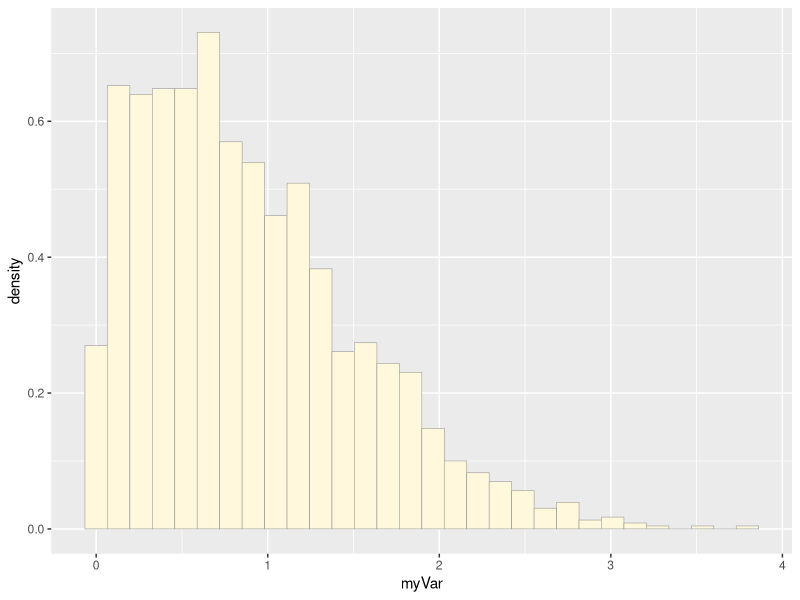
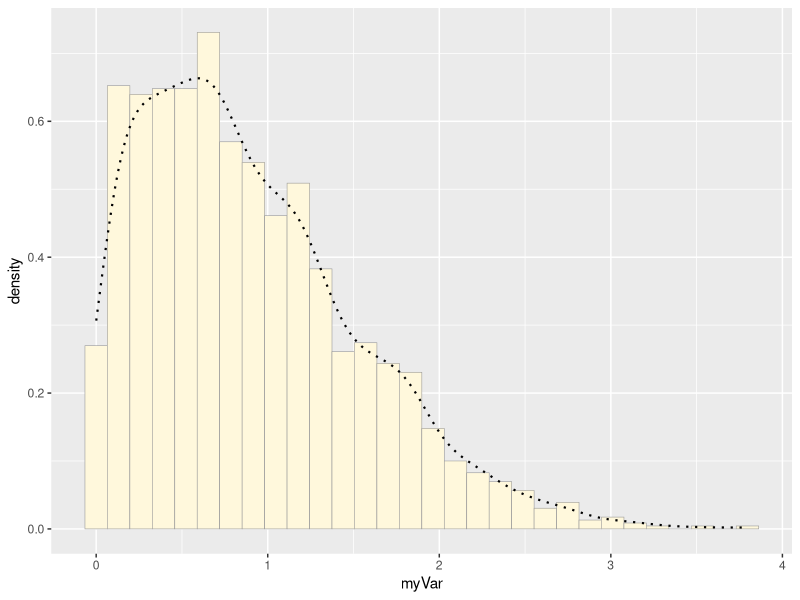
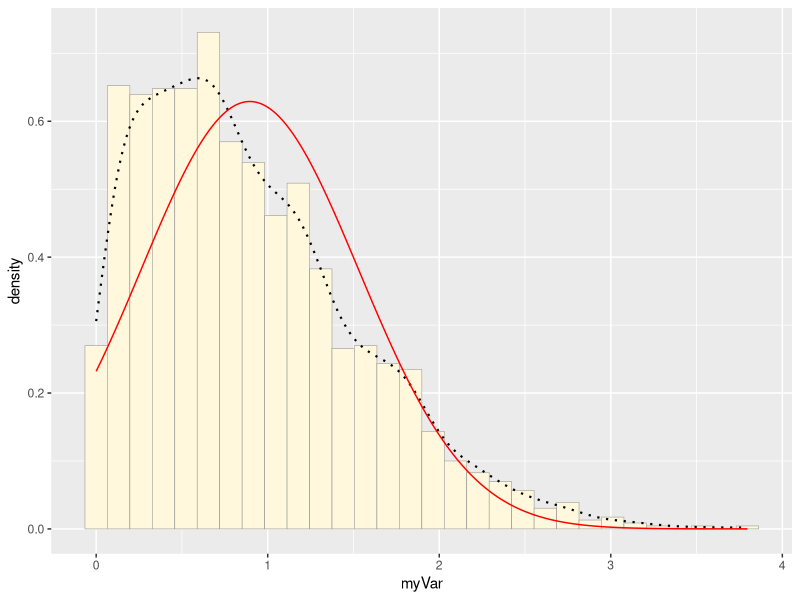
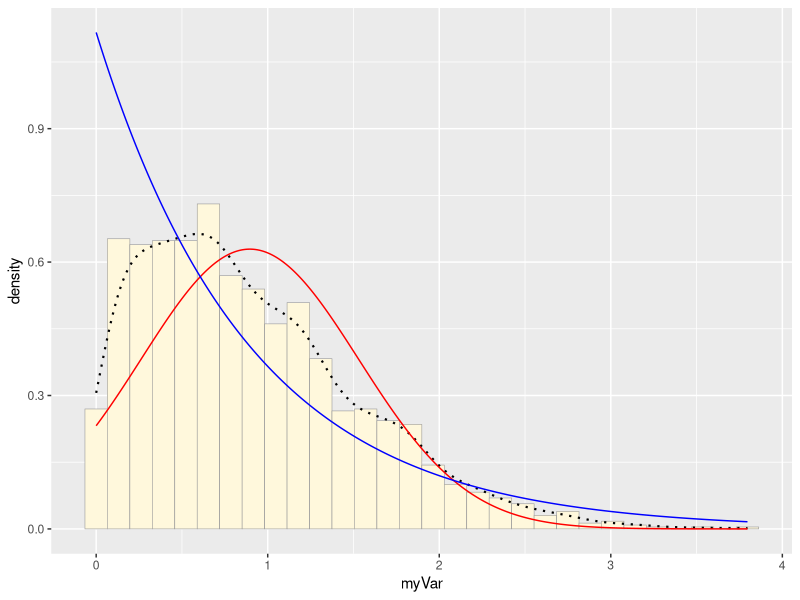
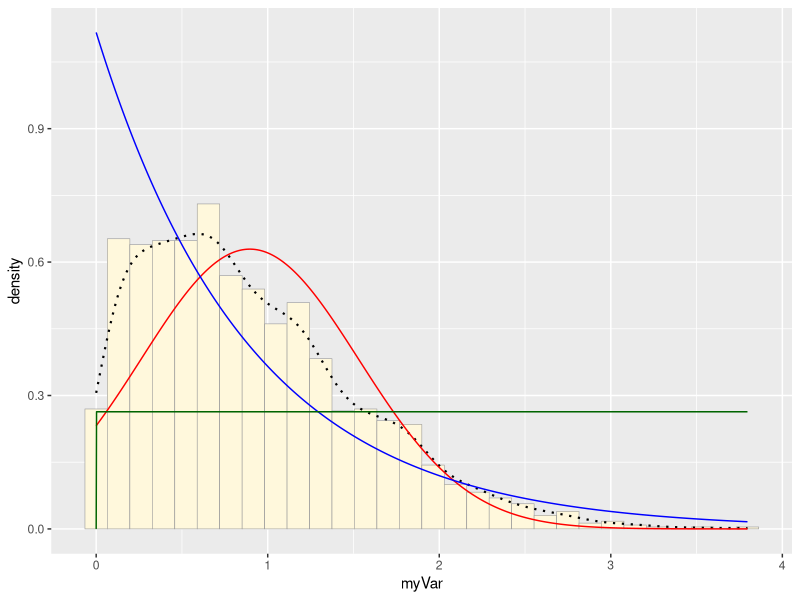
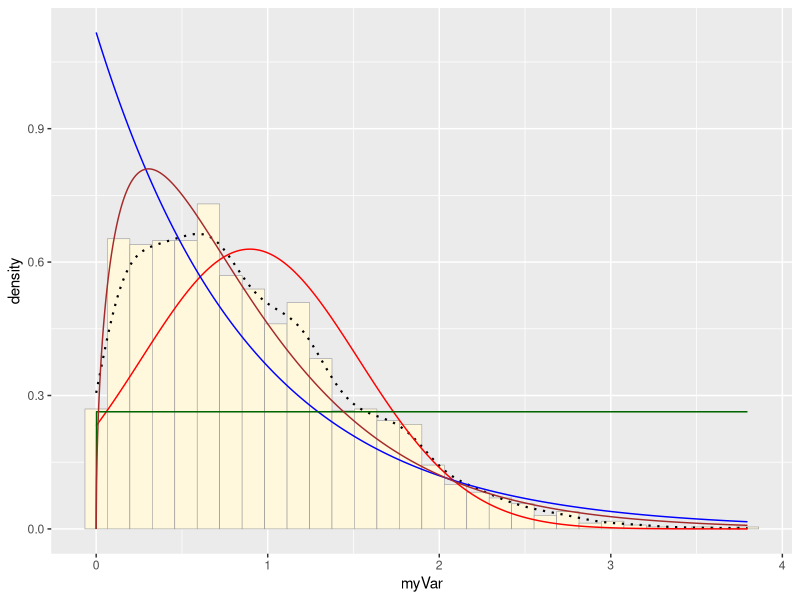
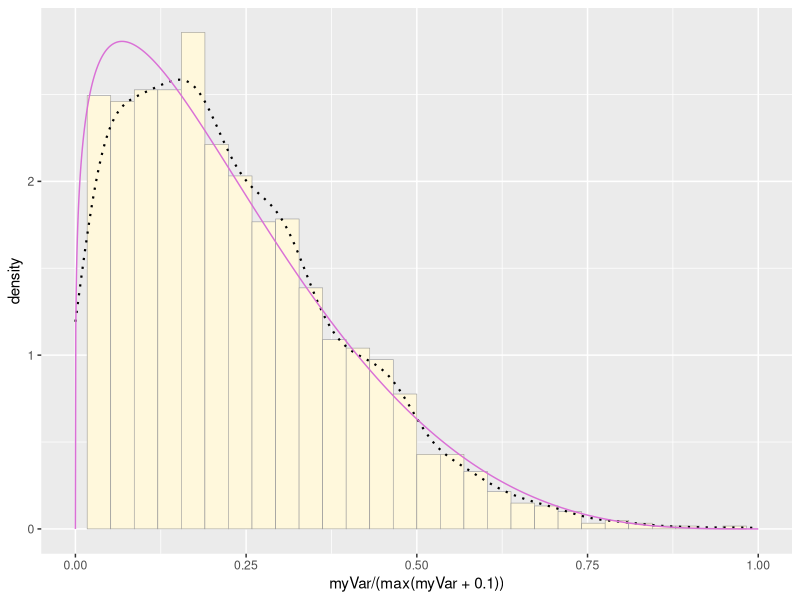

Source code (R) for these figures, in order:
## ---- chunk 1
knitr::opts_chunk$set(echo = TRUE, message=FALSE, warning=FALSE)
## ---- chunk 2
library(ggplot2) # for graphics
library(MASS) # for maximum likelihood estimation
## ---- chunk 3
# quick and dirty, a truncated normal distribution to work on the solution set

z <- rnorm(n=3000,mean=0.2)
z <- data.frame(1:3000,z)
names(z) <- list("ID","myVar")
z <- z[z$myVar>0,]
str(z)
summary(z$myVar)
## ---- chunk 4
p1 <- ggplot(data=z, aes(x=myVar, y=..density..)) +
  geom_histogram(color="grey60",fill="cornsilk",size=0.2) 
print(p1)
## ---- chunk 5
p1 <-  p1 +  geom_density(linetype="dotted",size=0.75)
print(p1)
## ---- chunk 6
normPars <- fitdistr(z$myVar,"normal")
print(normPars)
str(normPars)
normPars$estimate["mean"] # note structure of getting a named attribute

## ---- chunk 7

meanML <- normPars$estimate["mean"]
sdML <- normPars$estimate["sd"]

xval <- seq(0,max(z$myVar),len=length(z$myVar))

 stat <- stat_function(aes(x = xval, y = ..y..), fun = dnorm, colour="red", n = length(z$myVar), args = list(mean = meanML, sd = sdML))
 p1 + stat
## ---- chunk 8
expoPars <- fitdistr(z$myVar,"exponential")
rateML <- expoPars$estimate["rate"]

stat2 <- stat_function(aes(x = xval, y = ..y..), fun = dexp, colour="blue", n = length(z$myVar), args = list(rate=rateML))
 p1 + stat + stat2
## ---- chunk 9
stat3 <- stat_function(aes(x = xval, y = ..y..), fun = dunif, colour="darkgreen", n = length(z$myVar), args = list(min=min(z$myVar), max=max(z$myVar)))
 p1 + stat + stat2 + stat3
## ---- chunk 10
gammaPars <- fitdistr(z$myVar,"gamma")
shapeML <- gammaPars$estimate["shape"]
rateML <- gammaPars$estimate["rate"]

stat4 <- stat_function(aes(x = xval, y = ..y..), fun = dgamma, colour="brown", n = length(z$myVar), args = list(shape=shapeML, rate=rateML))
 p1 + stat + stat2 + stat3 + stat4
## ---- chunk 11

pSpecial <- ggplot(data=z, aes(x=myVar/(max(myVar + 0.1)), y=..density..)) +
  geom_histogram(color="grey60",fill="cornsilk",size=0.2) + 
  xlim(c(0,1)) +
  geom_density(size=0.75,linetype="dotted")

betaPars <- fitdistr(x=z$myVar/max(z$myVar + 0.1),start=list(shape1=1,shape2=2),"beta")
shape1ML <- betaPars$estimate["shape1"]
shape2ML <- betaPars$estimate["shape2"]

statSpecial <- stat_function(aes(x = xval, y = ..y..), fun = dbeta, colour="orchid", n = length(z$myVar), args = list(shape1=shape1ML,shape2=shape2ML))
pSpecial + statSpecial
